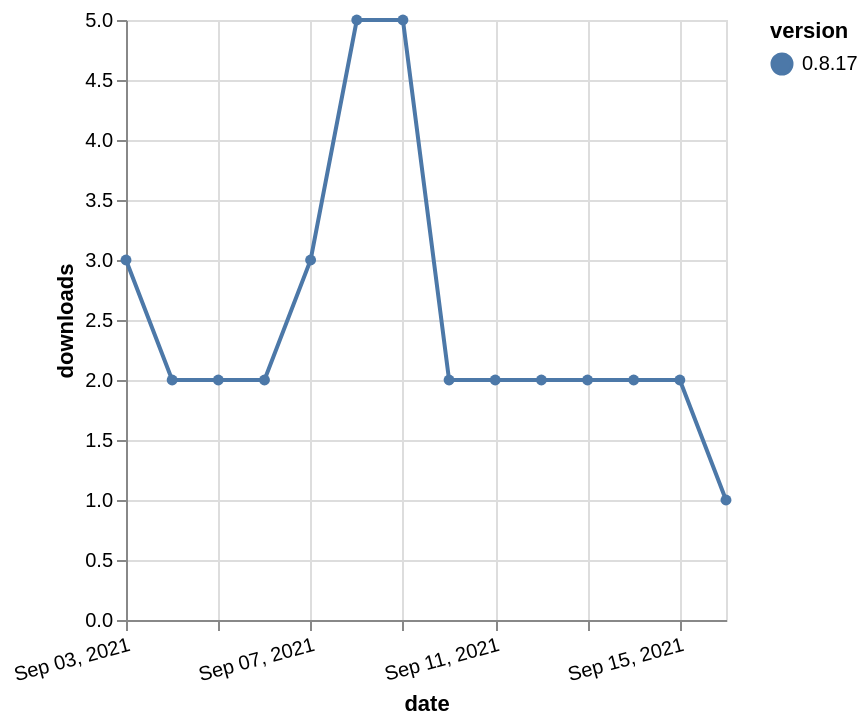

Write the Vega-Lite specification saved for this chart.
### Vega-Lite specification from a JSON file in a GitHub repository (floating-point values rounded to 4 significant figures)
{"$schema": "https://vega.github.io/schema/vega-lite/v5.json", "description": "A simple bar chart with embedded data.", "data": {"values": [{"date": "2021-09-03", "total": 2348, "delta": 3, "version": "0.8.17"}, {"date": "2021-09-04", "total": 2350, "delta": 2, "version": "0.8.17"}, {"date": "2021-09-05", "total": 2352, "delta": 2, "version": "0.8.17"}, {"date": "2021-09-06", "total": 2354, "delta": 2, "version": "0.8.17"}, {"date": "2021-09-07", "total": 2357, "delta": 3, "version": "0.8.17"}, {"date": "2021-09-08", "total": 2362, "delta": 5, "version": "0.8.17"}, {"date": "2021-09-09", "total": 2367, "delta": 5, "version": "0.8.17"}, {"date": "2021-09-10", "total": 2369, "delta": 2, "version": "0.8.17"}, {"date": "2021-09-11", "total": 2371, "delta": 2, "version": "0.8.17"}, {"date": "2021-09-12", "total": 2373, "delta": 2, "version": "0.8.17"}, {"date": "2021-09-13", "total": 2375, "delta": 2, "version": "0.8.17"}, {"date": "2021-09-14", "total": 2377, "delta": 2, "version": "0.8.17"}, {"date": "2021-09-15", "total": 2379, "delta": 2, "version": "0.8.17"}, {"date": "2021-09-16", "total": 2380, "delta": 1, "version": "0.8.17"}]}, "width": "container", "mark": {"type": "line", "point": {"filled": true}}, "encoding": {"x": {"field": "date", "type": "temporal", "timeUnit": "yearmonthdate", "title": "date", "axis": {"labelAngle": -15}}, "y": {"field": "delta", "type": "quantitative", "title": "downloads"}, "color": {"field": "version", "type": "nominal"}, "tooltip": {"field": "delta"}}}
